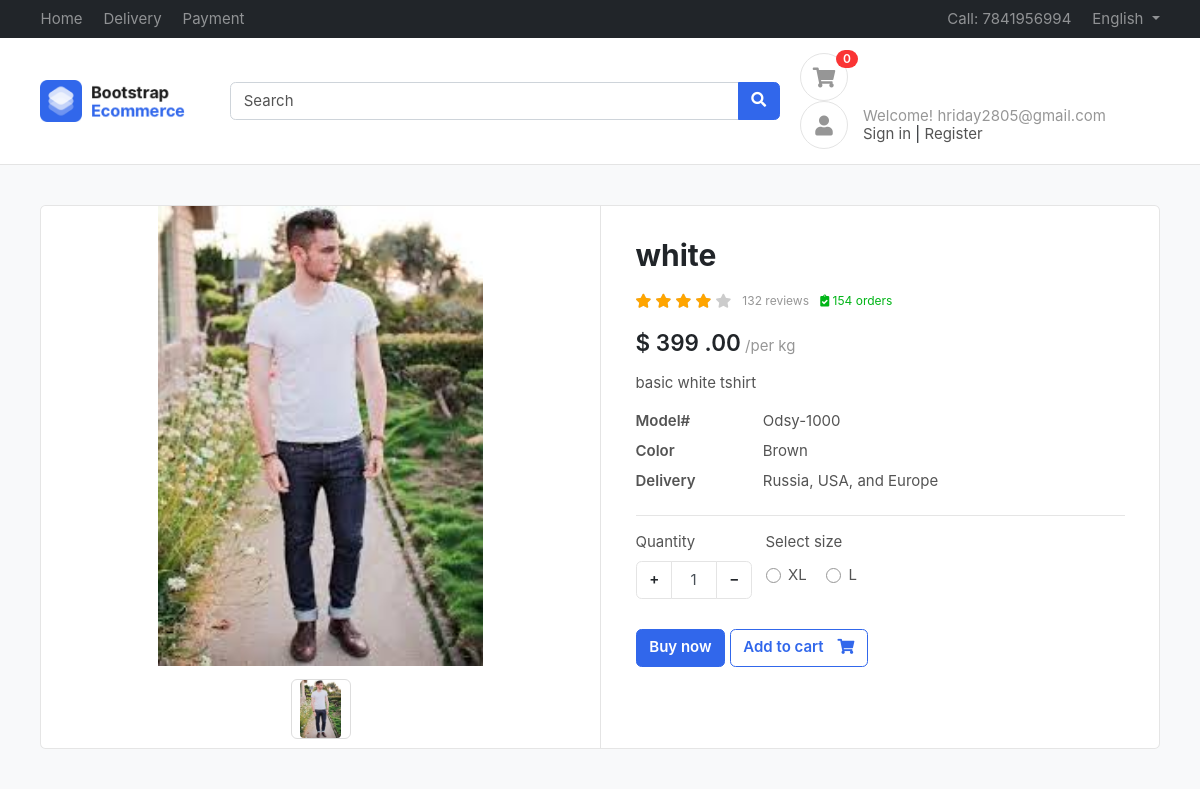
Screenshot of /product/white/ (signed in) with the database file from the repository.
### accounts/models.py (models this page shows)
class Profile(BaseModel):
    user = models.OneToOneField(User , on_delete=models.CASCADE , related_name="profile")
    is_email_verified = models.BooleanField(default=False)
    email_token = models.CharField(max_length=100 , null=True , blank=True)
    profile_image = models.ImageField(upload_to = 'profile')
    def get_cart_count(self):
        return CartItems.objects.filter(cart__is_paid=False, cart__user= self.user).count()

### products/models.py (models this page shows, shortened)
class Product(BaseModel):
    product_name = models.CharField(max_length=100)
    slug = models.SlugField(unique=True  , null=True , blank=True)
    category = models.ForeignKey(Category , on_delete=models.CASCADE , related_name="products")
    price = models.IntegerField()
    product_desription = models.TextField()
    color_variant = models.ManyToManyField(ColorVariant , blank=True)
    size_variant = models.ManyToManyField(SizeVariant , blank=True)

class ProductImage(BaseModel):
    product = models.ForeignKey(Product , on_delete=models.CASCADE , related_name="product_images")
    image =  models.ImageField(upload_to="product")

class SizeVariant(BaseModel):
    size_name = models.CharField(max_length=100)
    price = models.IntegerField(default=0)

### products/views.py (the view)
# urls.py: path('<slug>/' , get_product , name="get_product"),
def get_product(request , slug):
    try:
        product = Product.objects.get(slug =slug)
        context= {'product': product}
        if request.GET.get('size'):
            size=request.GET.get('size')
            price=product.get_product_price_by_size(size)
            context['selected_size']=size
            context['updated_price']= price
            print(price)
        return render(request  , 'product/products.html' , context = context)
    except Exception as e:
        print(e)

### templates/product/products.html (shortened to what this page needs)
{% extends "base/base.html"%}
{%  block start %}
<section class="section-content padding-y bg">
    <div class="container">
    <div class="card">
        <div class="row no-gutters">
            <aside class="col-md-6">
    <article class="gallery-wrap">
    <div class="img-big-wrap">
      <div> <a href="#"><img src="/media/{{product.product_images.first.image}}"></a></div>
    </div>
    <div class="thumbs-wrap">
      {% for image in product.product_images.all %}
      <a href="#" class="item-thumb"> <img src="/media/{{image.image}}"></a>
      {% endfor %}
    </div>
    </article>
            </aside>
            <main class="col-md-6 border-left">
    <article class="content-body">
    <h2 class="title">{{product.product_name}}</h2>
    <div class="rating-wrap my-3">
        <ul class="rating-stars">
            <li style="width:80%" class="stars-active">
                <i class="fa fa-star"></i> <i class="fa fa-star"></i>
                <i class="fa fa-star"></i> <i class="fa fa-star"></i>
            </li>
            <li>
                <i class="fa fa-star"></i> <i class="fa fa-star"></i>
                <i class="fa fa-star"></i> <i class="fa fa-star"></i>
                <i class="fa fa-star"></i>
            </li>
        </ul>
        <small class="label-rating text-muted">132 reviews</small>
        <small class="label-rating text-success"> <i class="fa fa-clipboard-check"></i> 154 orders </small>
    </div>
    <div class="mb-3">
        <var class="price h4">$
          {% if updated_price %}
          {{updated_price}}
          {% else %}
          {{product.price}}
          {% endif %}
          .00</var>
        <span class="text-muted">/per kg</span>
    </div>
    <p>{{product.product_desription}}</p>
    <dl class="row">
      <dt class="col-sm-3">Model#</dt>
      <dd class="col-sm-9">Odsy-1000</dd>
      <dt class="col-sm-3">Color</dt>
      <dd class="col-sm-9">Brown</dd>
      <dt class="col-sm-3">Delivery</dt>
      <dd class="col-sm-9">Russia, USA, and Europe </dd>
    </dl>
    <hr>
        <div class="form-row">
            <div class="form-group col-md flex-grow-0">
                <label>Quantity</label>
                <div class="input-group mb-3 input-spinner">
                  <div class="input-group-prepend">
                    <button class="btn btn-light" type="button" id="button-plus"> + </button>
                  </div>
                  <input type="text" class="form-control" value="1">
                  <div class="input-group-append">
                    <button class="btn btn-light" type="button" id="button-minus"> − </button>
                  </div>
                </div>
            </div>
            {% if product.size_variant.count %}
            <div class="form-group col-md">
                    <label>Select size</label>
                    <div class="mt-1">
                      {% for size in product.size_variant.all %}
                        <label class="custom-control custom-radio custom-control-inline">
                          <div class="custom-control-label">{{size.size_name}}</div>
                        </label>
                      {% endfor %}
                    </div>
            </div>
            {% endif %}
        </div>
        <a href="#" class="btn  btn-primary"> Buy now </a>
        <a href="{% url 'add_to_cart' product.uid %}?variant={{selected_size}}" class="btn  btn-outline-primary"> <span class="text">Add to cart</span> <i class="fas fa-shopping-cart"></i>  </a>
    </article>
            </main>
        </div>
    </div>
    </div>
    </section>
{% endblock %}

### templates/base/base.html (shortened to what this page needs)
<!DOCTYPE HTML>
<html lang="en">
<head>
<link href="/media/css/bootstrap.css" rel="stylesheet" type="text/css"/>
<link href="/media/fonts/fontawesome/css/all.min.css" type="text/css" rel="stylesheet">
<link href="/media/css/ui.css" rel="stylesheet" type="text/css"/>
<link href="/media/css/responsive.css" rel="stylesheet" />
</head>
<body>
	<header class="section-header">
		<nav class="navbar navbar-dark navbar-expand p-0 bg-dark">
		<div class="container">
			<ul class="navbar-nav d-none d-md-flex mr-auto">
				<li class="nav-item"><a class="nav-link" href="#">Home</a></li>
				<li class="nav-item"><a class="nav-link" href="#">Delivery</a></li>
				<li class="nav-item"><a class="nav-link" href="#">Payment</a></li>
			</ul>
			<ul class="navbar-nav">
				<li class="nav-item"><a href="#" class="nav-link"> Call: 7841956994 </a></li>
				<li class="nav-item dropdown">
					 <a href="#" class="nav-link dropdown-toggle" data-toggle="dropdown"> English </a>
				</li>
			</ul>
		  </div>
		</nav>
		<section class="header-main border-bottom">
			<div class="container">
		<div class="row align-items-center">
			<div class="col-lg-2 col-4">
				<div class="brand-wrap">
					<img class="logo" src="images/logo.png">
				</div>
			</div>
			<div class="col-lg-6 col-sm-12">
				<form action="#" class="search">
					<div class="input-group w-100">
						<input type="text" class="form-control" placeholder="Search">
						<div class="input-group-append">
						  <button class="btn btn-primary" type="submit">
							<i class="fa fa-search"></i>
						  </button>
						</div>
					</div>
				</form>
			</div>
			<div class="col-lg-4 col-sm-6 col-8">
				<div class="widgets-wrap float-md-right">
					<div class="widget-header  mr-3">
						<a href="{% url 'cart' %}" class="icon icon-sm rounded-circle border"><i class="fa fa-shopping-cart"></i></a>
						<span class="badge badge-pill badge-danger notify">{{request.user.profile.get_cart_count}}</span>
					</div>
					<div class="widget-header icontext">
						<a href="#" class="icon icon-sm rounded-circle border"><i class="fa fa-user"></i></a>
						<div class="text">
							<span class="text-muted">Welcome! {{user}}</span>
							<div>
								<a href="/accounts/login/">Sign in</a> |
								<a href="/accounts/register/"> Register</a>
							</div>
						</div>
					</div>
				</div>
			</div>
		</div>
			</div>
		</section>
		</header>
		{% block start %}
		{% endblock %}
        </body>
        </html>

### public/static/css/ui.css (style rules this page uses)
html { font-family: 'Inter', sans-serif; font-size: 15px; }
.content-body { flex: 1 1 auto; padding: 2rem 2.3rem; }
.icon-xs, .icon-sm, .icon-md, .icon-lg { display: inline-block; text-align: center; flex-shrink: 0; flex-grow: 0; }
.icon-sm { width: 48px; height: 48px; line-height: 48px; font-size: 20px; }
.padding-y { padding-top: 40px; padding-bottom: 40px; }
var { font-style: normal; }
article:after, .form-group:after { display: block; clear: both; content: ""; }
.bg { background-color: #f8f9fa; }
.card .title { color: #212529; }
.header-main { position: relative; padding-top: 1rem; padding-bottom: 1rem; }
.brand-wrap .logo, .navbar-brand .logo { margin-right: 7px; max-height: 42px; display: inline-block; }
.widget-header { display: inline-block; vertical-align: middle; position: relative; }
.widget-header a { color: #545454; }
.widget-header i { color: #969696; }
.widget-header .notify { position: absolute; top: -3px; right: -10px; }
.btn-light { background-color: #fff; border-color: #e4e4e4; }
.btn .text + i { margin-left: 10px; }
dl[class="row"] { margin-bottom: 0; }
.icontext { display: inline-flex; align-items: center; vertical-align: middle; }
.icontext .text { width: 100%; line-height: 1.2; color: #212529; }
.icontext .icon { position: relative; margin-right: 15px; flex-shrink: 0; flex-grow: 0; }
.notify { position: absolute; top: -4px; right: -10px; display: inline-block; padding: .25em .6em; font-size: 12px; line-height: 1; text-align: center; border-radius: 3rem; color: #fff; background-color: #fa3434; }
.price { font-weight: 600; color: #212529; }
.label-rating { margin-left: 7px; display: inline-block; vertical-align: middle; }
.rating-stars { display: inline-block; vertical-align: middle; list-style: none; margin: 0; padding: 0; position: relative; white-space: nowrap; clear: both; }
.rating-stars i { font-size: 14px; color: #ccc; display: inline; }
.rating-stars li { display: block; text-overflow: clip; white-space: nowrap; z-index: 1; }
.rating-stars li.stars-active { z-index: 2; position: absolute; top: 0; left: 0; overflow: hidden; }
.rating-stars li.stars-active i { color: orange; }
.input-spinner { width: 120px; flex-wrap: nowrap; display: inline-flex; }
.input-spinner input.form-control { text-align: center; max-width: 46px; flex-basis: 46px; border-color: #e4e4e4; flex-grow: 0; }
.input-spinner .btn { width: 36px; text-align: center; }
.gallery-wrap .img-big-wrap { margin-bottom: 10px; border-radius: 0.37rem; overflow: hidden; background-color: #fff; }
.gallery-wrap .img-big-wrap a { text-align: center; display: block; }
.gallery-wrap .img-big-wrap img { height: 460px; width: auto; display: inline-block; cursor: zoom-in; }
.gallery-wrap .thumbs-wrap { text-align: center; }
.gallery-wrap .thumbs-wrap .item-thumb { width: 60px; height: 60px; border: 1px solid #ddd; border-radius: 6px; margin: 3px; display: inline-block; overflow: hidden; }
.gallery-wrap .thumbs-wrap img { max-width: 100%; max-height: 100%; object-fit: cover; border-radius: 4px; cursor: zoom-in; }

### rows the page displays
Product: product_images.first.image (picture), product_name "white", price "399", product_desription "basic white tshirt"
ProductImage: image (picture)
SizeVariant: size_name "XL"
SizeVariant: size_name "L"

### other values shown
{{ request.user.profile.get_cart_count }} "0"
{{ user }} "hriday2805@gmail.com"
